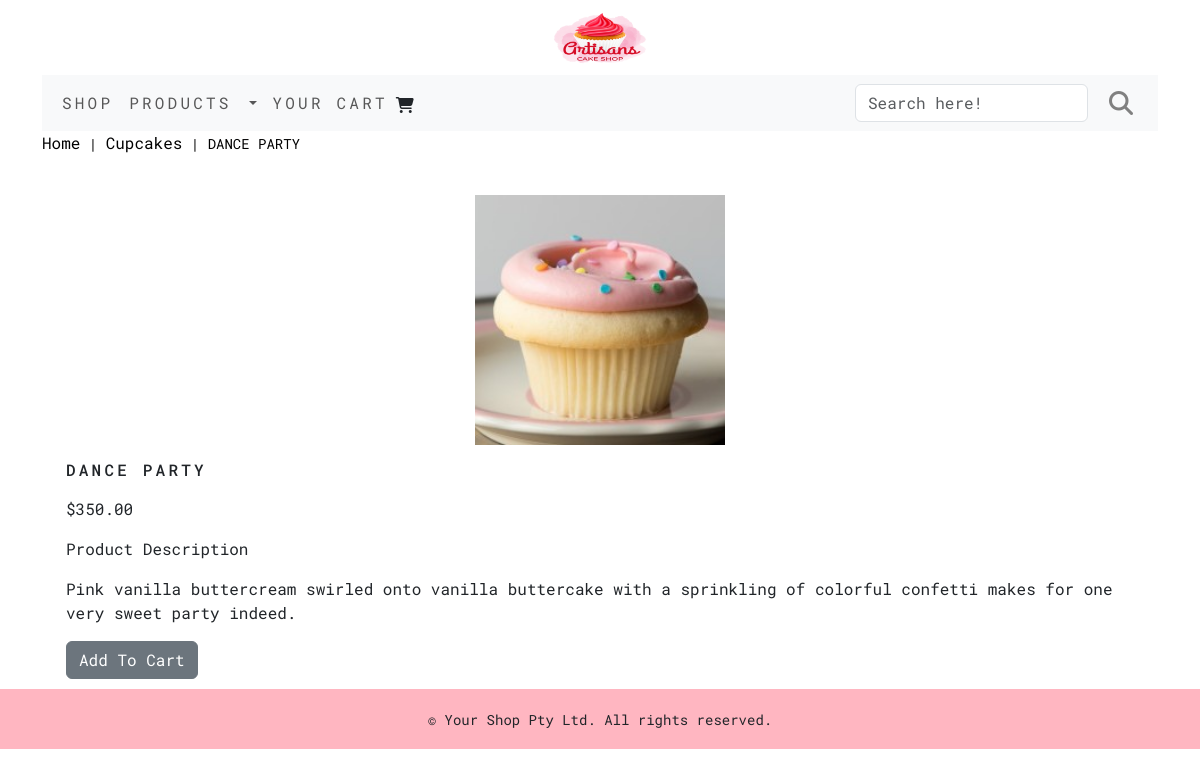
The app's page /shop/cupcakes/dance-party with its own data.
### shopApp/models.py (models this page shows, shortened)
class Product(models.Model):
    prod_name = models.CharField(max_length=250, unique=True)
    slug = models.SlugField(max_length=250, unique=True)
    prod_desc = models.TextField(blank=True)
    prod_price = models.DecimalField(max_digits=10, decimal_places=2)
    category = models.ForeignKey(Category, on_delete=models.CASCADE)
    prod_image = models.ImageField(upload_to='product', blank=True)
    stock = models.IntegerField()
    availability = models.BooleanField(default=True)
    created = models.DateTimeField(auto_now_add=True)
    updated = models.DateTimeField(auto_now=True)
    class Meta:
        ordering = ('prod_name',)
        verbose_name = 'product'
        verbose_name_plural = 'products'

class Category(models.Model):
    category_name = models.CharField(max_length=250, unique=True)
    slug=models.SlugField(max_length=250, unique=True)
    category_desc = models.TextField(blank=True)
    cat_image = models.ImageField(upload_to='category', blank=True)
    class Meta:
        ordering=('category_name',)
        verbose_name = 'category'
        verbose_name_plural = 'categories'
    def get_url(self):
        return reverse('shopApp:product_by_category', args=[self.slug])
    def __str__(self):
        return '{}'.format(self.category_name)

### shopApp/views.py (the view)
# urls.py: path('<slug:c_slug>/<slug:p_slug>', views.prod_detail, name='productDetail'),
def prod_detail(request, p_slug, c_slug):
    try:
        product = Product.objects.get(category__slug=c_slug, slug=p_slug)
    except Exception as e:
        raise e
    return render(request, 'product.html', {'product':product})

### Cart/context_processors.py (called while the page is built)
def counter(request):
    counter = 0
    if 'admin' in request.path:
        return{}
    else:
        try:
            cart = Cart.objects.filter(cart_id=_cart_id(request))
            cart_items = CartItem.objects.all().filter(cart=cart[:1])
            for cart_item in cart_items:
                counter += cart_item.quantity
        except Cart.DoesNotExist:
            counter = 0
    return  dict(counter=counter)

### Cart/views.py (called while the page is built)
def _cart_id(request):
    cart = request.session.session_key
    if not cart:
        cart = request.session.create()
    print(Cart.cart_id , "-->this is key")
    return cart

### shopApp/context_processors.py (called while the page is built)
def menu_links(request):
    links = Category.objects.all()
    return dict(links=links)

### templates/product.html (shortened to what this page needs)
{% extends 'base.html' %}
{% load static %}
{% block content %}
<div class="row my_prod_row">
    <div class="mx-auto">
        <p ><a href="{% url 'shopApp:allProductCat' %}">Home</a> |
        <a href="{{product.category.get_url}}" >{{product.category}}</a> | {{product.prod_name}}</p>
    </div>
</div>
<br>
<div class="container">
    <div class="row">
        <div class="col-md-12 col-sm-12 col-md-12 col-lg-12 text-center">
            <div style="min-width:18rem;">
                <img class="my-prod-image" src="{{product.prod_image.url}}" alt="{{product.prod_name}}">
            </div>
        </div>
    </div>
    <div>
        <div class="container" style="margin-bottom:10px;">
            <div class="col-md-12 col-sm-12 col-md-12 col-lg-12">
                <h1 class="my_product_title">{{product.prod_name}}</h1>
                <p>${{product.prod_price}}</p>
                <p class="my_prod_title">Product Description</p>
                <p class="text-justify my_prod_text">{{product.prod_desc}}</p>
                {% if product.stock <= 0 %}
                    <p class="text-justify my_prod_text"><b>Out of Stock</b></p>
                {% else %}
                    <a class="btn btn-secondary" href="{% url 'cart:add_cart' product.id %}">Add To Cart</a>
                {% endif %}
            </div>
        </div>
    </div>
</div>
{% endblock %}

### static/css/custom.css (style rules this page uses)
body { font-family: 'Roboto Mono', monospace; }
a { color:inherit; font-size:16px; text-decoration: none; }
.my-prod-image { width:250px; height:250px; }
.my_prod_row .mx-auto { color:#000; font-size: 14px; text-decoration:none; }
.my_product_title { font-size:16px; text-transform:uppercase; letter-spacing:.2em; padding-top:15px; padding-bottom:10px; }
.my_prod_text { padding-right:20px; }

### records on screen
Product: category "Cupcakes", prod_name "DANCE PARTY", prod_image (picture), prod_price "350.00", prod_desc "Pink vanilla buttercream swirled onto vanilla buttercake with a sprinkling of colorful confetti makes for one very sweet party indeed."
